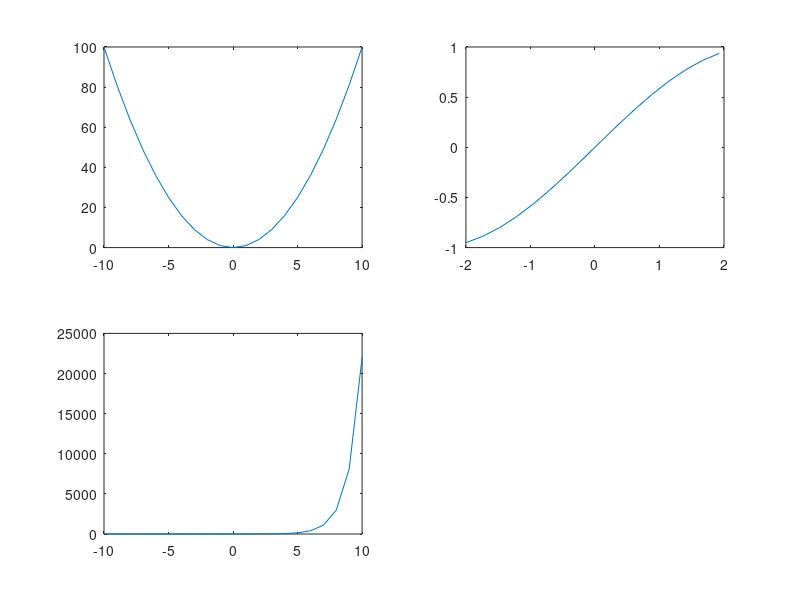

MATLAB code for this plot:
a = 15:65;
b = 0:2:38;
M = rand(10);
for i = 1:10
    M(i,i) = 1;
end
N = rand(10);
for i = 1:10
    N(i,i) = 0;
end
a = max(M(:));
b = min(N(:));
subplot(2,2,1);
x = -10:1:10;
y = power(x,2);
plot(x,y);
subplot(2,2,2);
a = -2:pi/12:2;
b = sin(0.2*pi*a);
plot(a,b);
subplot(2,2,3);
c = -10:1:10;
d = exp(c);
plot(c,d); %plot =>ve do thi lien tuc

